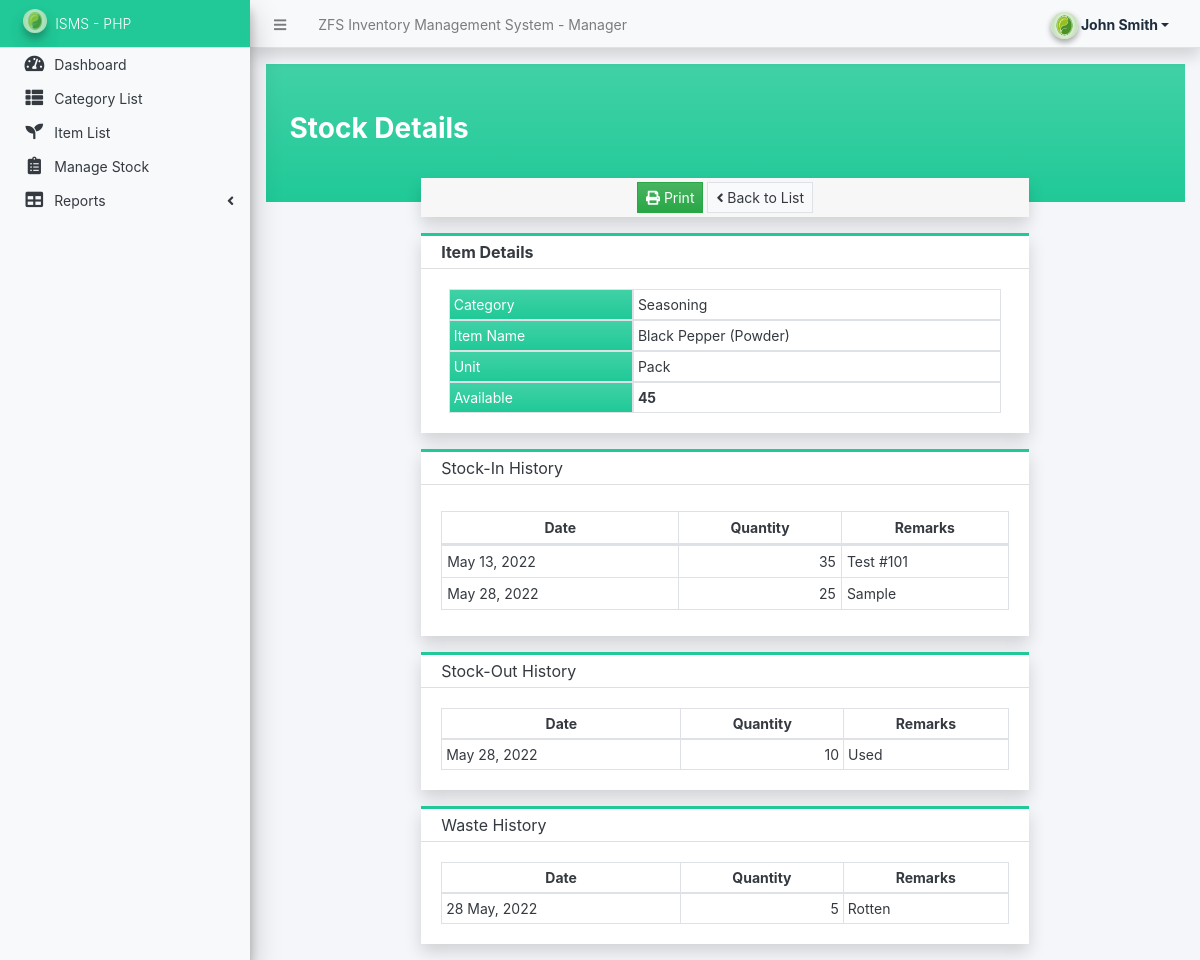
Screenshot of /admin/?page=stocks/view_stock&id=4 (signed in) with the database file from the repository.
### tables this page shows
CREATE TABLE `stockin_list` (
  `id` int(30) NOT NULL,
  `item_id` int(30) NOT NULL,
  `date` date NOT NULL,
  `quantity` float(12,2) NOT NULL DEFAULT 0.00,
  `remarks` text NOT NULL,
  `date_created` datetime NOT NULL DEFAULT current_timestamp(),
  `date_updated` datetime NOT NULL DEFAULT current_timestamp() ON UPDATE current_timestamp()
);

CREATE TABLE `stockout_list` (
  `id` int(30) NOT NULL,
  `item_id` int(30) NOT NULL,
  `date` date NOT NULL,
  `quantity` float(12,2) NOT NULL DEFAULT 0.00,
  `remarks` text NOT NULL,
  `date_created` datetime NOT NULL DEFAULT current_timestamp(),
  `date_updated` datetime NOT NULL DEFAULT current_timestamp() ON UPDATE current_timestamp()
);

CREATE TABLE `waste_list` (
  `id` int(30) NOT NULL,
  `item_id` int(30) NOT NULL,
  `date` date NOT NULL,
  `quantity` float(12,2) NOT NULL DEFAULT 0.00,
  `remarks` text NOT NULL,
  `date_created` datetime NOT NULL DEFAULT current_timestamp(),
  `date_updated` datetime NOT NULL DEFAULT current_timestamp() ON UPDATE current_timestamp()
);

### config.php (called while the page is built, shortened)
<?php
function format_num($number = '' , $decimal = ''){
    if(is_numeric($number)){
        $ex = explode(".",$number);
        $decLen = isset($ex[1]) && abs($ex[1]) != 0 ? strlen($ex[1]) : 0;
        if(is_numeric($decimal)){
            return number_format($number,$decimal);
        }else{
            return number_format($number,$decLen);
        }
    }else{
        return "Invalid Input";
    }
}
?>

### admin/stocks/view_stock.php (the view, shortened to what this page needs)
<?php
if(isset($_GET['id']) && $_GET['id'] > 0){
    $qry = $conn->query("SELECT i.*, c.name as `category`,( COALESCE((SELECT SUM(quantity)
                        FROM `stockin_list`
                        WHERE item_id = i.id),0) - COALESCE((SELECT SUM(quantity) FROM `stockout_list`
                        WHERE item_id = i.id),0) - COALESCE((SELECT SUM(quantity) FROM `waste_list` where item_id = i.id),0) ) as `available` from `item_list` i
                        inner join category_list c on i.category_id = c.id where i.id = '{$_GET['id']}' and i.delete_flag = 0 ");
}else{
	echo '<script>alert("item ID is Required."); location.replace("./?page=items")</script>';
}
?>
<div class="content bg-gradient-teal py-5 px-4">
    <h3 class="font-weight-bolder">Stock Details</h3>
</div>
<div class="row mt-n4 justify-content-center">
    <div class="col-lg-8 col-md-10 col-sm-12 col-xs-12">
        <div class="card rounded-0 shadow">
            <div class="card-footer py-1 text-center">
                <button id="print" class="btn btn-success btn-flat bg-gradient-success btn-sm" type="button"><i class="fa fa-print"></i> Print</button>
                <a class="btn btn-light btn-flat bg-gradient-light border btn-sm text-dark" href="./?page=stocks"><i class="fa fa-angle-left"></i> Back to List</a>
            </div>
        </div>
        <div class="card card-outline card-teal rounded-0 shadow printout">
            <div class="card-header py-1">
                <div class="card-title"><b>Item Details</b></div>
            </div>
            <div class="card-body">
                <div class="container-fluid">
                    <fieldset>
                        <div class="d-flex w-100">
                            <div class="col-4 bg-gradient-teal m-0 p-1 border">Category</div>
                            <div class="col-8 m-0 p-1 border"><?= isset($category) ? $category : '' ?></div>
                        </div>
                        <div class="d-flex w-100">
                            <div class="col-4 bg-gradient-teal m-0 p-1 border">Item Name</div>
                            <div class="col-8 m-0 p-1 border"><?= isset($name) ? $name : '' ?></div>
                        </div>
                        <div class="d-flex w-100">
                            <div class="col-4 bg-gradient-teal m-0 p-1 border">Unit</div>
                            <div class="col-8 m-0 p-1 border"><?= isset($unit) ? $unit : '' ?></div>
                        </div>
                        <div class="d-flex w-100">
                            <div class="col-4 bg-gradient-teal m-0 p-1 border">Available</div>
                            <div class="col-8 m-0 p-1 border font-weight-bolder"><?= isset($available) ? format_num($available) : '' ?></div>
                        </div>
                    </fieldset>
                </div>
            </div>
        </div>
        <div class="card card-outline card-teal rounded-0 shadow printout">
            <div class="card-header py-1">
                <div class="card-title">Stock-In History</div>
            </div>
            <div class="card-body">
                <table class="table table-bordered table-stripped" id="stockin-tbl">
                    <thead>
                        <tr>
                            <th class="p-1 text-center">Date</th>
                            <th class="p-1 text-center">Quantity</th>
                            <th class="p-1 text-center">Remarks</th>
                        </tr>
                    </thead>
                    <tbody>
                        <?php
                        if(isset($id)):
                        $stockins = $conn->query("SELECT * FROM `stockin_list` where item_id = '{$id}' order by date(`date`) asc");
                        while($row = $stockins->fetch_assoc()):
                        ?>
                        <tr>
                            <td class="p-1 align-middle"><?= date("M d, Y", strtotime($row['date'])) ?></td>
                            <td class="p-1 align-middle text-right"><?= format_num($row['quantity']) ?></td>
                            <td class="p-1 align-middle"><?= $row['remarks'] ?></td>
                        </tr>
                        <?php endwhile; ?>
                        <?php endif; ?>
                    </tbody>
                </table>
            </div>
        </div>
        <div class="card card-outline card-teal rounded-0 shadow printout">
            <div class="card-header py-1">
                <div class="card-title">Stock-Out History</div>
            </div>
            <div class="card-body">
                <table class="table table-bordered table-stripped" id="stockout-tbl">
                    <thead>
                        <tr>
                            <th class="p-1 text-center">Date</th>
                            <th class="p-1 text-center">Quantity</th>
                            <th class="p-1 text-center">Remarks</th>
                        </tr>
                    </thead>
                    <tbody>
                        <?php
                        if(isset($id)):
                        $stockouts = $conn->query("SELECT * FROM `stockout_list` where item_id = '{$id}' order by date(`date`) asc");
                        while($row = $stockouts->fetch_assoc()):
                        ?>
                        <tr>
                            <td class="p-1 align-middle"><?= date("M d, Y", strtotime($row['date'])) ?></td>
                            <td class="p-1 align-middle text-right"><?= format_num($row['quantity']) ?></td>
                            <td class="p-1 align-middle"><?= $row['remarks'] ?></td>
                        </tr>
                        <?php endwhile; ?>
                        <?php endif; ?>
                    </tbody>
                </table>
            </div>
        </div>
        <div class="card card-outline card-teal rounded-0 shadow printout">
            <div class="card-header py-1">
                <div class="card-title">Waste History</div>
            </div>
            <div class="card-body">
                <table class="table table-bordered table-stripped" id="waste-tbl">
                    <thead>
                        <tr>
                            <th class="p-1 text-center">Date</th>
                            <th class="p-1 text-center">Quantity</th>
                            <th class="p-1 text-center">Remarks</th>
                        </tr>
                    </thead>
                    <tbody>
                        <?php
                        if(isset($id)):
                        $wastes = $conn->query("SELECT * FROM `waste_list` where item_id = '{$id}' order by date(`date`) asc");
                        while($row = $wastes->fetch_assoc()):
                        ?>
                        <tr>
                            <td class="p-1 align-middle"><?= date("d M, Y", strtotime($row['date'])) ?></td>
                            <td class="p-1 align-middle text-right"><?= format_num($row['quantity']) ?></td>
                            <td class="p-1 align-middle"><?= $row['remarks'] ?></td>
                        </tr>
                        <?php endwhile; ?>
                        <?php endif; ?>
                    </tbody>
                </table>
            </div>
        </div>
    </div>
</div>

### rows the page displays
stockin_list: date "May 13, 2022", quantity "35", remarks "Test #101"
stockin_list: date "May 28, 2022", quantity "25", remarks "Sample"
stockout_list: date "May 28, 2022", quantity "10", remarks "Used"
waste_list: date "28 May, 2022", quantity "5", remarks "Rotten"

### other values shown
$_settings->userdata('firstname').' '.$_settings->userdata('lastname') "John Smith"
$_settings->info('short_name') "ISMS - PHP"
$category "Seasoning"
$name "Black Pepper (Powder)"
$unit "Pack"
format_num($available) "45"
